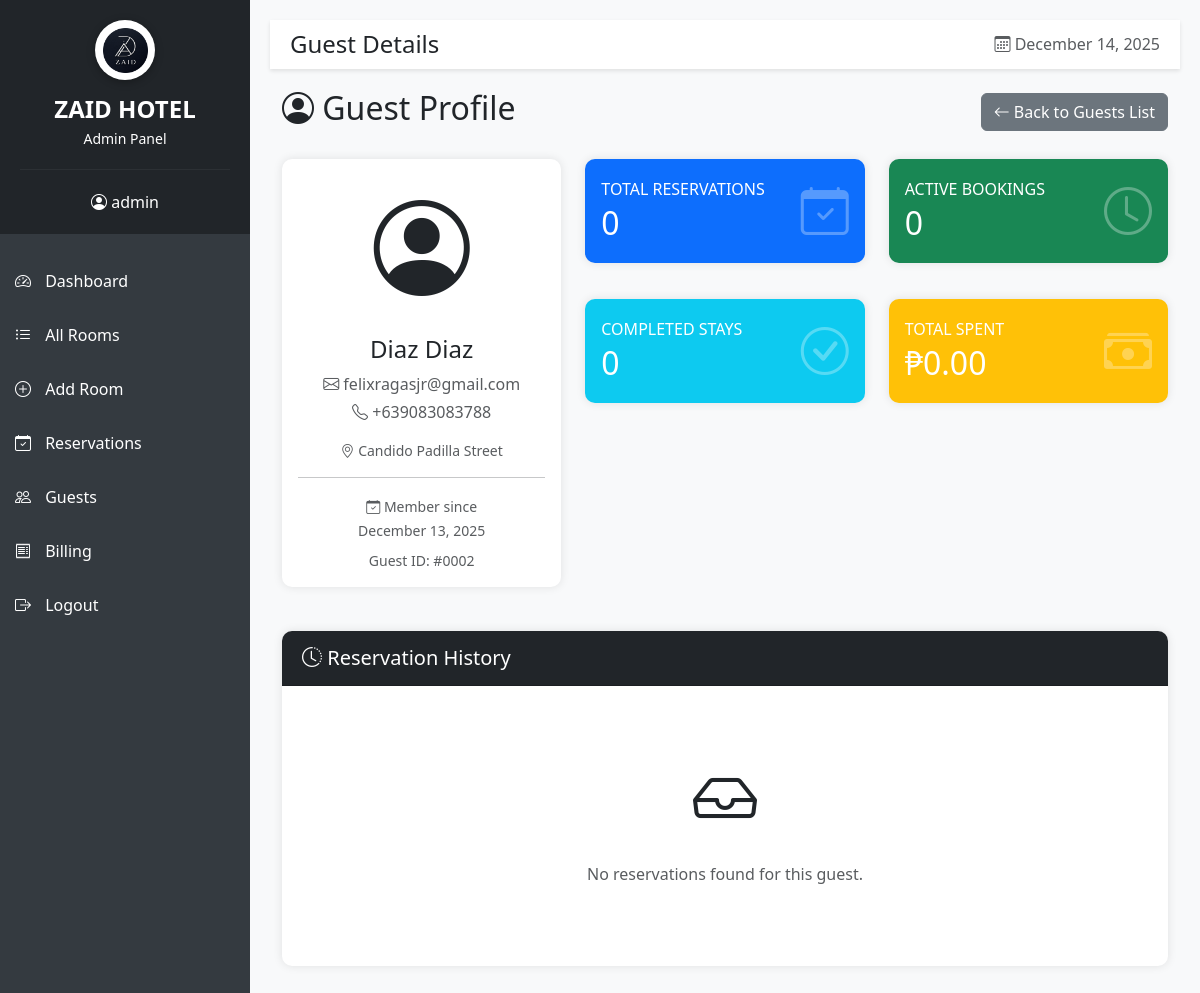
Screenshot of /admin/guest-details.php?id=2 (signed in) with the database file from the repository.
### tables this page shows
CREATE TABLE guest (
        guest_id INTEGER PRIMARY KEY AUTOINCREMENT,
        first_name TEXT NOT NULL,
        last_name TEXT NOT NULL,
        email TEXT NOT NULL UNIQUE,
        phone TEXT NOT NULL,
        address TEXT,
        password TEXT NOT NULL,
        created_date DATETIME DEFAULT CURRENT_TIMESTAMP
    );

### admin/guest-details.php (the view, shortened to what this page needs)
<?php
require_once '../config/db.php';
include 'includes/header.php';
include 'includes/sidebar.php';
$guest_id = intval($_GET['id']);
$guest_stmt = $conn->prepare("SELECT * FROM guest WHERE guest_id = ?");
$guest_stmt->bindValue(1, $guest_id, SQLITE3_INTEGER);
$guest_result = $guest_stmt->execute();
$guest = $guest_result->fetchArray(SQLITE3_ASSOC);
$total_reservations = $conn->querySingle("SELECT COUNT(*) FROM reservation WHERE guest_id = $guest_id");
$active_reservations = $conn->querySingle("SELECT COUNT(*) FROM reservation WHERE guest_id = $guest_id AND status = 'Confirmed'");
$completed_reservations = $conn->querySingle("SELECT COUNT(*) FROM reservation WHERE guest_id = $guest_id AND status = 'Completed'");
$total_spent = $conn->querySingle("
    SELECT SUM(b.total_amount)
    FROM billing b
    INNER JOIN reservation r ON b.reservation_id = r.reservation_id
    WHERE r.guest_id = $guest_id AND b.payment_status = 'Paid'
");
$total_spent = $total_spent ? $total_spent : 0;
$reservations = [];
?>
<div class="container-fluid">
    <div class="d-flex justify-content-between align-items-center mb-4">
        <h2 style="color: var(--secondary-dark);">
            <i class="bi bi-person-circle"></i> Guest Profile
        </h2>
        <a href="guests.php" class="btn btn-secondary">
            <i class="bi bi-arrow-left"></i> Back to Guests List
        </a>
    </div>
    <div class="row">
        <div class="col-md-4 mb-4">
            <div class="card">
                <div class="card-body text-center">
                    <div class="mb-3">
                        <i class="bi bi-person-circle" style="font-size: 6rem; color: var(--accent-brown);"></i>
                    </div>
                    <h4 style="color: var(--secondary-dark);">
                        <?php echo htmlspecialchars($guest['first_name'] . ' ' . $guest['last_name']); ?>
                    </h4>
                    <p class="text-muted mb-1">
                        <i class="bi bi-envelope"></i> <?php echo htmlspecialchars($guest['email']); ?>
                    </p>
                    <p class="text-muted mb-3">
                        <i class="bi bi-telephone"></i> <?php echo htmlspecialchars($guest['phone']); ?>
                    </p>
                    <?php if (!empty($guest['address'])): ?>
                    <p class="text-muted small">
                        <i class="bi bi-geo-alt"></i> <?php echo htmlspecialchars($guest['address']); ?>
                    </p>
                    <?php endif; ?>
                    <hr>
                    <small class="text-muted">
                        <i class="bi bi-calendar-check"></i> Member since<br>
                        <?php echo date('F d, Y', strtotime($guest['created_date'])); ?>
                    </small>
                    <p class="mb-0 mt-2 small text-muted">
                        Guest ID: #<?php echo str_pad($guest_id, 4, '0', STR_PAD_LEFT); ?>
                    </p>
                </div>
            </div>
        </div>
        <div class="col-md-8 mb-4">
            <div class="row">
                <div class="col-md-6 mb-3">
                    <div class="card bg-primary text-white">
                        <div class="card-body">
                            <div class="d-flex justify-content-between align-items-center">
                                <div>
                                    <h6 class="text-uppercase mb-1">Total Reservations</h6>
                                    <h2 class="mb-0"><?php echo $total_reservations; ?></h2>
                                </div>
                                <i class="bi bi-calendar-check" style="font-size: 3rem; opacity: 0.3;"></i>
                            </div>
                        </div>
                    </div>
                </div>
                <div class="col-md-6 mb-3">
                    <div class="card bg-success text-white">
                        <div class="card-body">
                            <div class="d-flex justify-content-between align-items-center">
                                <div>
                                    <h6 class="text-uppercase mb-1">Active Bookings</h6>
                                    <h2 class="mb-0"><?php echo $active_reservations; ?></h2>
                                </div>
                                <i class="bi bi-clock" style="font-size: 3rem; opacity: 0.3;"></i>
                            </div>
                        </div>
                    </div>
                </div>
                <div class="col-md-6 mb-3">
                    <div class="card bg-info text-white">
                        <div class="card-body">
                            <div class="d-flex justify-content-between align-items-center">
                                <div>
                                    <h6 class="text-uppercase mb-1">Completed Stays</h6>
                                    <h2 class="mb-0"><?php echo $completed_reservations; ?></h2>
                                </div>
                                <i class="bi bi-check-circle" style="font-size: 3rem; opacity: 0.3;"></i>
                            </div>
                        </div>
                    </div>
                </div>
                <div class="col-md-6 mb-3">
                    <div class="card bg-warning text-white">
                        <div class="card-body">
                            <div class="d-flex justify-content-between align-items-center">
                                <div>
                                    <h6 class="text-uppercase mb-1">Total Spent</h6>
                                    <h2 class="mb-0">₱<?php echo number_format($total_spent, 2); ?></h2>
                                </div>
                                <i class="bi bi-cash-stack" style="font-size: 3rem; opacity: 0.3;"></i>
                            </div>
                        </div>
                    </div>
                </div>
            </div>
        </div>
    </div>
    <div class="card">
        <div class="card-header bg-dark text-white">
            <h5 class="mb-0"><i class="bi bi-clock-history"></i> Reservation History</h5>
        </div>
        <div class="card-body">
            <?php if (!empty($reservations)): ?>
            <div class="table-responsive">
                <table class="table table-hover">
                    <thead class="table-light">
                        <tr>
                            <th>Reservation ID</th>
                            <th>Room</th>
                            <th>Check-in</th>
                            <th>Check-out</th>
                            <th>Status</th>
                            <th>Payment</th>
                            <th>Amount</th>
                            <th>Booked On</th>
                            <th>Action</th>
                        </tr>
                    </thead>
                    <tbody>
                        <?php foreach ($reservations as $res): ?>
                        <tr>
                            <td><strong>#<?php echo str_pad($res['reservation_id'], 6, '0', STR_PAD_LEFT); ?></strong></td>
                            <td>
                                <span class="badge bg-info">
                                    <?php echo htmlspecialchars($res['type_name']); ?>
                                </span><br>
                                <small class="text-muted">Room <?php echo htmlspecialchars($res['room_number']); ?></small>
                            </td>
                            <td>
                                <?php echo date('M d, Y', strtotime($res['check_in_date'])); ?><br>
                                <small class="text-muted"><?php echo date('h:i A', strtotime($res['check_in_date'])); ?></small>
                            </td>
                            <td>
                                <?php echo date('M d, Y', strtotime($res['check_out_date'])); ?><br>
                                <small class="text-muted"><?php echo date('h:i A', strtotime($res['check_out_date'])); ?></small>
                            </td>
                            <td>
                                <?php
                                $status_badge = '';
                                switch($res['status']) {
                                    case 'Confirmed': $status_badge = 'bg-success'; break;
                                    case 'Completed': $status_badge = 'bg-primary'; break;
                                    case 'Cancelled': $status_badge = 'bg-danger'; break;
                                }
                                ?>
                                <span class="badge <?php echo $status_badge; ?>"><?php echo $res['status']; ?></span>
                            </td>
                            <td>
                                <?php
                                $pay_badge = '';
                                switch($res['payment_status']) {
                                    case 'Paid': $pay_badge = 'bg-success'; break;
                                    case 'Pending': $pay_badge = 'bg-warning'; break;
                                    case 'Cancelled': $pay_badge = 'bg-danger'; break;
                                }
                                ?>
                                <span class="badge <?php echo $pay_badge; ?>"><?php echo $res['payment_status']; ?></span>
                            </td>
                            <td><strong>₱<?php echo number_format($res['total_amount'], 2); ?></strong></td>
                            <td>
                                <?php echo date('M d, Y', strtotime($res['booking_date'])); ?><br>
                                <small class="text-muted"><?php echo date('h:i A', strtotime($res['booking_date'])); ?></small>
                            </td>
                            <td>
                                <a href="view-reservation.php?id=<?php echo $res['reservation_id']; ?>"
                                   class="btn btn-sm btn-primary">
                                    <i class="bi bi-eye"></i> View
                                </a>
                            </td>
                        </tr>
                        <?php endforeach; ?>
                    </tbody>
                </table>
            </div>
            <?php else: ?>
            <div class="text-center py-5">
                <i class="bi bi-inbox" style="font-size: 4rem; color: var(--warm-tan);"></i>
                <p class="text-muted mt-3">No reservations found for this guest.</p>
            </div>
            <?php endif; ?>
        </div>
    </div>
</div>
    </div>
</div>
</body>
</html>

### admin/includes/header.php (style rules this page uses)
body { font-family: 'Segoe UI', Tahoma, Geneva, Verdana, sans-serif; background-color: #f8f9fa; }
.card { border: none; border-radius: 10px; box-shadow: 0 0 10px rgba(0,0,0,0.1); margin-bottom: 20px; }
.card-header { background-color: #007bff; color: white; border-radius: 10px 10px 0 0 !important; padding: 15px 20px; }

### rows the page displays
guest: first_name+last_name "Diaz Diaz", email "felixragasjr@gmail.com", phone "+639083083788", address "Candido Padilla Street", created_date "December 13, 2025"

### other values shown
$_SESSION['admin_username'] "admin"
$page_title "Guest Details"
str_pad($guest_id, 4, '0', STR_PAD_LEFT) "0002"
$total_reservations "0"
$active_reservations "0"
$completed_reservations "0"
$total_spent "0.00"
